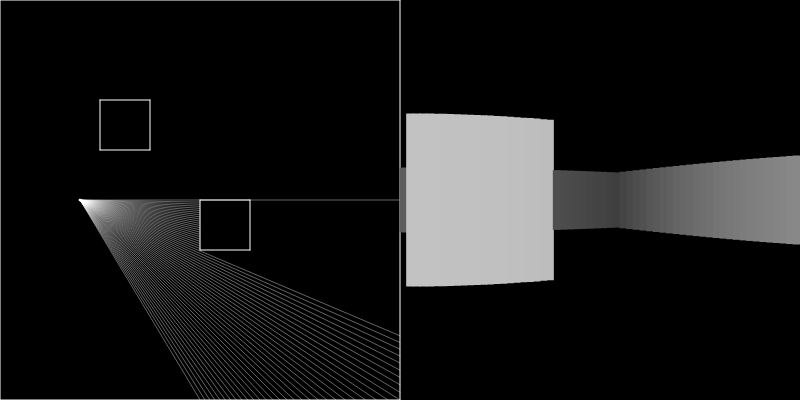
Frame 1 (no input)
Frame 60 (no input): identical to frame 1, image omitted
Frame 120 (the mouse pressed at the canvas centre since frame 60): identical to frame 1, image omitted

The p5.js sketch that drew this single still picture (run headless with seeded random() and noise() and a simulated clock; from frame 60 on, the mouse is pressed at the canvas centre):

// p5.js sketch
// ── sketch.js
let walls = [];
let ray;
let particle


function setup(){

    createCanvas(800, 400);
    particle = new Particle()
    walls.push(new Boundary(100, 100, 100, 150));
    walls.push(new Boundary(100, 100, 150, 100));
    walls.push(new Boundary(150, 100, 150, 150));
    walls.push(new Boundary(100, 150, 150, 150));

    walls.push(new Boundary(200, 200, 200, 250));
    walls.push(new Boundary(200, 200, 250, 200));
    walls.push(new Boundary(250, 200, 250, 250));
    walls.push(new Boundary(200, 250, 250, 250));

    walls.push(new Boundary(0, 0, 0, 400));
    walls.push(new Boundary(0, 0, 400, 0));
    walls.push(new Boundary(0, 400, 400, 400));
    walls.push(new Boundary(400, 0, 400, 400));
    
}



function draw(){
    if(keyIsDown(LEFT_ARROW)){
        particle.move(3);
    }

    if(keyIsDown(RIGHT_ARROW)){
        particle.move(1);
    }

    if(keyIsDown(UP_ARROW)){
        particle.move(4);
    }

    if(keyIsDown(DOWN_ARROW)){
        particle.move(2);
    }

    if(keyIsDown(65)){
        particle.rotate(0.05);
    }

    if(keyIsDown(68)){
        particle.rotate(-0.05);
    }

    background(0);

    for(let wall of walls){
        wall.show()
    }
    
    //particle.update(mouseX, mouseY, walls);
    particle.show()
    //particle.lookAt(mouseX, mouseY)
    const scene = particle.look(walls)
    const w = 400/scene.length

    push()
    translate(400, 0)
    for(let i = 0; i < scene.length; i++){
        noStroke()
        const b = map(scene[i] , 0, 500, 255, 0)
        fill(b)


        const h = 30*400/(scene[i]*0.57735)
        rectMode(CENTER)
        rect(i*w + w/2, 200, w+1, h)
    }
    pop()
    
}
// ── Ray.js
class Ray {
    
    constructor(pos, angle){
        this.pos = pos
        this.dir = p5.Vector.fromAngle(angle);
    }

    lookAt(x, y){
        this.dir.x = x - this.pos.x;
        this.dir.y = y - this.pos.y;
        this.dir.normalize()
    }

    show(){
        stroke(255, 100);
        push();
        translate(this.pos.x , this.pos.y);
        line(0, 0, this.dir.x, this.dir.y);
        pop();
    }


    setAngle(angle){
        this.dir = p5.Vector.fromAngle(angle)
    }

    cast(wall){

        const x1 = wall.a.x;
        const x2 = wall.b.x;

        const y1 = wall.a.y;
        const y2 = wall.b.y;

        const x3 = this.pos.x;
        const y3 = this.pos.y;

        const x4 = this.pos.x + this.dir.x;
        const y4 = this.pos.y + this.dir.y;

        const den = (x1-x2)*(y3-y4) - (y1-y2)*(x3-x4)

        if(den == 0){
            return;
        }

        const t = ((x1-x3)*(y3-y4) - (y1-y3)*(x3-x4))/den;
        const u = -((x1-x2)*(y1-y3) - (y1-y2)*(x1-x3))/den;

        if(t > 0 && t < 1 && u > 0){

            const pt = createVector()
            pt.x = x1 + t*(x2-x1);
            pt.y = y1 + t*(y2-y1);

            return pt
        }else{
            return;
        }


    }
}
// ── boundary.js
class Boundary{
    constructor(x1, y1, x2,  y2){
        this.a = createVector(x1, y1);
        this.b = createVector(x2, y2);
    }

    show(){
        stroke(255);
        line(this.a.x, this.a.y, this.b.x, this.b.y);
    }
}


// ── particle.js
class Particle {

    constructor(){
        
        this.pos = createVector(width/10, height/2)
        this.rays = [];
        this.heading = 0;
        for(let i = 0; i < 60; i += 1){
            this.rays.push(new Ray(this.pos, radians(i)));
        }

    }

    

    rotate(angle){
        this.heading += angle
        for(let i = 0; i < this.rays.length; i++){
            this.rays[i].setAngle(radians(i) + this.heading);
        }
    }

    move(n){
        if(n == 1){
            this.pos.set(this.pos.x+1, this.pos.y)
        }

        if(n == 2){
            this.pos.set(this.pos.x, this.pos.y+1)
        }

        if(n == 3){
            this.pos.set(this.pos.x-1, this.pos.y)
        }

        if(n == 4){
            this.pos.set(this.pos.x, this.pos.y-1)
        }
        
    }

    update(x, y, walls){
        this.pos.set(x, y);
    }

    look(walls){
        const scene = [];
        let i = 0;
        for(let ray of this.rays){
            let closest = null
            let record = Infinity;

            for(let wall of walls){

                const pt = ray.cast(wall);
                

                if(pt){
                    //ellipse(pt.x, pt.y, 5);
                    const d = p5.Vector.dist(this.pos, pt)
                    if(d < record ){
                        record = d;
                        closest = pt;
                    }
                }
                
                
            }

            if(closest){
                line(this.pos.x, this.pos.y, closest.x, closest.y)
                
                //ellipse(closest.x, closest.y, 5);
            }
            
            scene[i] = record;
            i++;
                 
            
        }

        return scene;
    }

    show(){
        fill(255, 100);
        ellipse(this.pos.x, this.pos.y, 2);
        for(let ray of this.rays){
            ray.show();
        }
    }
}
